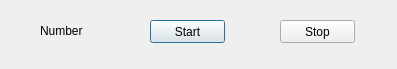
<?xml version="1.0" encoding="UTF-8"?>
<ui version="4.0">
 <class>Dialog</class>
 <widget class="QDialog" name="Dialog">
  <property name="geometry">
   <rect>
    <x>0</x>
    <y>0</y>
    <width>397</width>
    <height>69</height>
   </rect>
  </property>
  <property name="windowTitle">
   <string>Dialog</string>
  </property>
  <widget class="QLabel" name="label">
   <property name="geometry">
    <rect>
     <x>40</x>
     <y>20</y>
     <width>51</width>
     <height>21</height>
    </rect>
   </property>
   <property name="text">
    <string>Number</string>
   </property>
  </widget>
  <widget class="QPushButton" name="pushButton">
   <property name="geometry">
    <rect>
     <x>150</x>
     <y>20</y>
     <width>75</width>
     <height>23</height>
    </rect>
   </property>
   <property name="text">
    <string>Start</string>
   </property>
  </widget>
  <widget class="QPushButton" name="pushButton_2">
   <property name="geometry">
    <rect>
     <x>280</x>
     <y>20</y>
     <width>75</width>
     <height>23</height>
    </rect>
   </property>
   <property name="text">
    <string>Stop</string>
   </property>
  </widget>
 </widget>
 <layoutdefault spacing="6" margin="11"/>
 <resources/>
 <connections/>
</ui>
